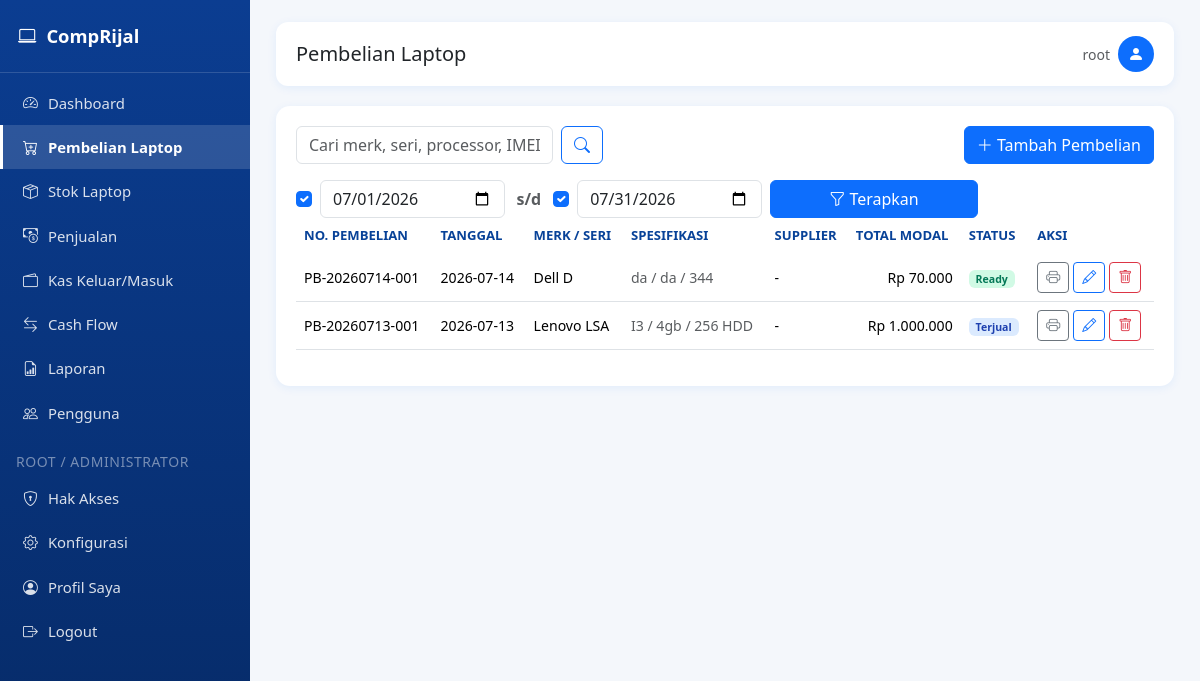
/pembelian (signed in), run on an earlier commit of the app's database.
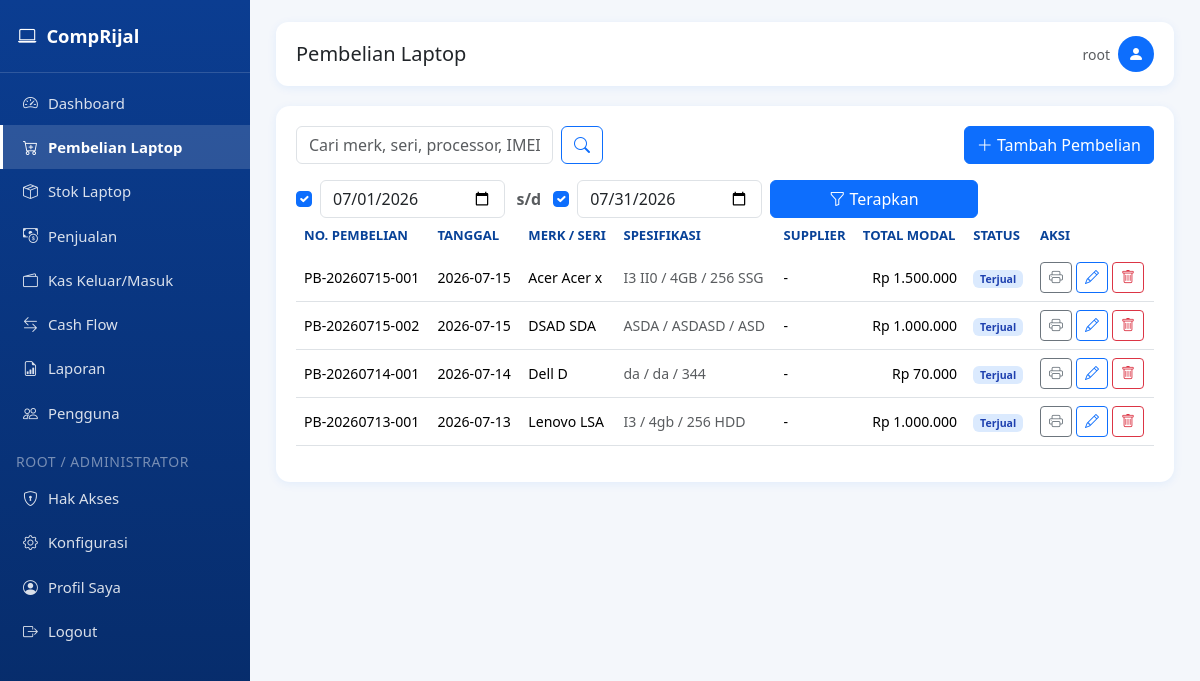
And on a later commit of the database.
### tables this page shows
CREATE TABLE laptop (
            id INTEGER PRIMARY KEY AUTOINCREMENT,
            nomor_pembelian TEXT UNIQUE NOT NULL,
            tanggal TEXT NOT NULL,
            merk TEXT,
            seri TEXT,
            processor TEXT,
            ram TEXT,
            storage TEXT,
            vga TEXT,
            warna TEXT,
            kondisi TEXT,
            kelengkapan TEXT,
            charger TEXT,
            tas TEXT,
            garansi TEXT,
            imei TEXT,
            harga_beli REAL DEFAULT 0,
            biaya_servis REAL DEFAULT 0,
            biaya_upgrade REAL DEFAULT 0,
            biaya_lain REAL DEFAULT 0,
            total_modal REAL DEFAULT 0,
            supplier TEXT,
            no_hp TEXT,
            catatan TEXT,
            status TEXT DEFAULT 'Ready',
            created_at TEXT DEFAULT CURRENT_TIMESTAMP
        );

### app.py (the view)
@app.route("/pembelian")
@page_required("pembelian")
def pembelian_list():
    q = request.args.get("q", "").strip()
    use_start, use_end, start_date, end_date = get_period_range()
    conn = get_db_connection()
    base = "SELECT * FROM laptop WHERE 1=1"
    params = []
    if q:
        like = f"%{q}%"
        base += " AND (merk LIKE ? OR seri LIKE ? OR processor LIKE ? OR ram LIKE ? OR storage LIKE ? OR imei LIKE ? OR supplier LIKE ? OR nomor_pembelian LIKE ?)"
        params.extend([like] * 8)
    if start_date:
        base += " AND tanggal >= ?"
        params.append(start_date)
    if end_date:
        base += " AND tanggal <= ?"
        params.append(end_date)
    base += " ORDER BY tanggal DESC"
    rows = conn.execute(base, params).fetchall()
    conn.close()
    return render_template("pembelian_list.html", rows=rows, q=q, use_start=use_start, use_end=use_end, start_date=start_date, end_date=end_date)

### app.py (called while the page is built)
def page_required(page_key):
    def wrapper(f):
        @wraps(f)
        def decorated(*args, **kwargs):
            if "user_id" not in session:
                flash("Silakan login terlebih dahulu.", "warning")
                return redirect(url_for("login"))
            if not has_page_access(session["user_id"], session.get("role"), page_key):
                flash("Anda tidak memiliki hak akses ke halaman ini. Hubungi administrator.", "danger")
                return redirect(url_for("dashboard"))
            return f(*args, **kwargs)
        return decorated
    return wrapper

def can_access_page(page_key: str) -> bool:
    if "user_id" not in session:
        return False
    if page_key in {"konfigurasi", "hak_akses"}:
        return session.get("role") in ("root", "administrator")
    return has_page_access(session["user_id"], session.get("role"), page_key)

@app.context_processor
def inject_globals():
    return {
        "rp": reports.rp,
        "current_year": datetime.now().year,
        "now_date": datetime.now().strftime("%Y-%m-%d"),
        "app_settings": get_all_settings(),
        "can_access_page": can_access_page,
    }

### templates/pembelian_list.html (shortened to what this page needs)
{% extends "base.html" %}
{% block page_title %}Pembelian Laptop{% endblock %}
{% block content %}
<div class="card-panel">
    <div class="d-flex flex-wrap justify-content-between align-items-center gap-2 mb-3">
        <form class="d-flex gap-2" method="GET">
            <input type="text" class="form-control" name="q" value="{{ q }}" placeholder="Cari merk, seri, processor, IMEI...">
            <button class="btn btn-outline-primary"><i class="bi bi-search"></i></button>
        </form>
        <a href="{{ url_for('pembelian_tambah') }}" class="btn btn-primary">
            <i class="bi bi-plus-lg"></i> Tambah Pembelian
        </a>
    </div>
    {% include "_filter_periode.html" %}
    <div class="table-responsive">
        <table class="table table-hover align-middle">
            <thead>
                <tr>
                    <th>No. Pembelian</th>
                    <th>Tanggal</th>
                    <th>Merk / Seri</th>
                    <th>Spesifikasi</th>
                    <th>Supplier</th>
                    <th>Total Modal</th>
                    <th>Status</th>
                    <th class="no-print">Aksi</th>
                </tr>
            </thead>
            <tbody>
                {% for r in rows %}
                <tr>
                    <td>{{ r.nomor_pembelian }}</td>
                    <td>{{ r.tanggal }}</td>
                    <td>{{ r.merk }} {{ r.seri }}</td>
                    <td class="small text-muted">{{ r.processor }} / {{ r.ram }} / {{ r.storage }}</td>
                    <td>{{ r.supplier or '-' }}</td>
                    <td class="text-end">{{ rp(r.total_modal) }}</td>
                    <td>
                        {% if r.status == 'Ready' %}
                            <span class="badge badge-ready">Ready</span>
                        {% else %}
                            <span class="badge badge-terjual">Terjual</span>
                        {% endif %}
                    </td>
                    <td class="no-print">
                        <div class="d-flex gap-1">
                            <a href="{{ url_for('pembelian_cetak', id=r.id) }}" target="_blank" class="btn btn-sm btn-outline-secondary" title="Cetak Nota"><i class="bi bi-printer"></i></a>
                            <a href="{{ url_for('pembelian_edit', id=r.id) }}" class="btn btn-sm btn-outline-primary" title="Edit"><i class="bi bi-pencil"></i></a>
                            <form method="POST" action="{{ url_for('pembelian_hapus', id=r.id) }}" onsubmit="return confirmDelete(this)">
                                <button class="btn btn-sm btn-outline-danger" title="Hapus"><i class="bi bi-trash"></i></button>
                            </form>
                        </div>
                    </td>
                </tr>
                {% else %}
                <tr><td colspan="8" class="text-center text-muted py-4">Belum ada data pembelian.</td></tr>
                {% endfor %}
            </tbody>
        </table>
    </div>
</div>
{% endblock %}

What changed in the data, as far as the page shows it:
added laptop: nomor_pembelian "PB-20260715-001", tanggal "2026-07-15", merk "Acer", seri "Acer x", processor "I3 II0", ram "4GB", storage "256 SSG", supplier "-", total_modal "Rp 1.500.000", status "Terjual"
added laptop: nomor_pembelian "PB-20260715-002", tanggal "2026-07-15", merk "DSAD", seri "SDA", processor "ASDA", ram "ASDASD", storage "ASD", supplier "-", total_modal "Rp 1.000.000", status "Terjual"
changed laptop "PB-20260714-001": status "Ready" → "Terjual"
